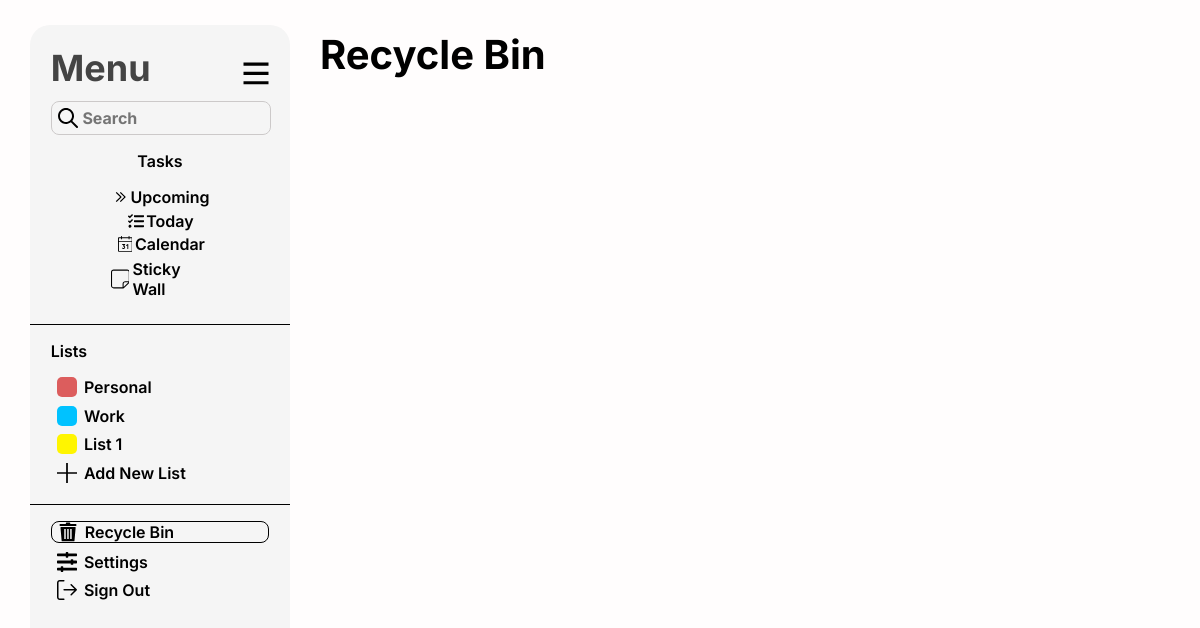
Before: /index/todo_page/RecycleBin with the older database file.
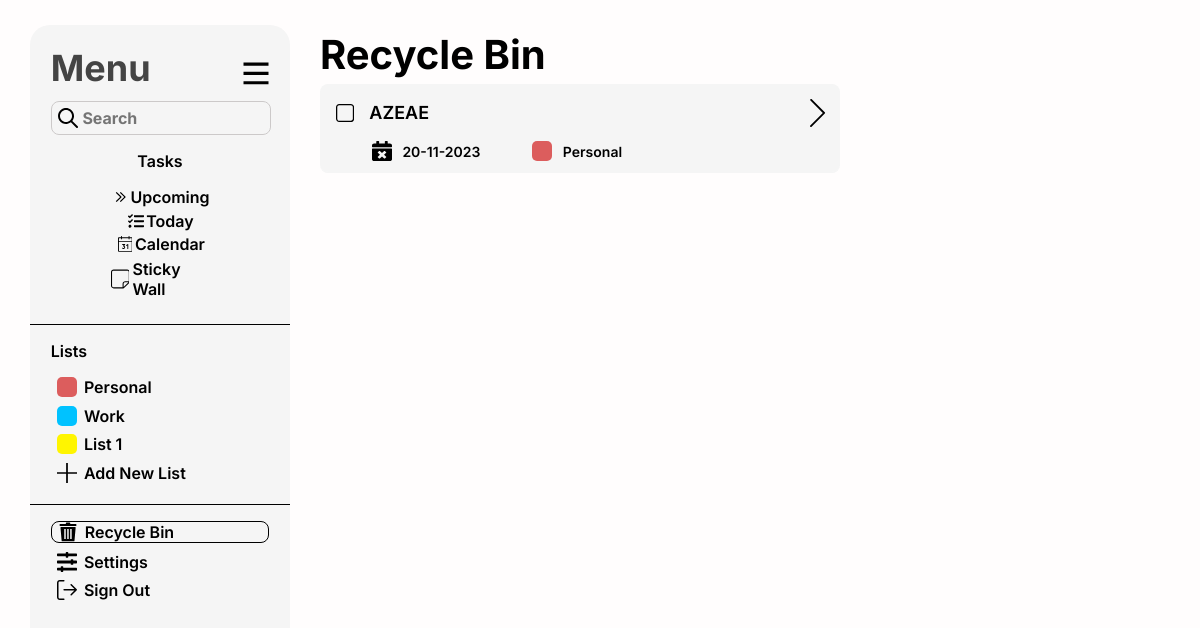
After: the same page with the newer database file.
### playground/models.py (models this page shows, shortened)
class DeletedTask(models.Model):
    original_task = models.OneToOneField(Todo, on_delete=models.CASCADE, primary_key=True)
    deletion_date = models.DateTimeField(auto_now_add=True)

class Todo(models.Model):
    date_created = models.DateField()
    due_date = models.DateField(default='0000-00-00')
    task_Text = models.CharField(max_length=50)
    task_Descr = models.CharField(default='Default Decription',max_length=150)
    task_List = models.CharField(default='List 1', max_length=10)
    task_Progress = models.CharField(default='Incomplete',max_length=15)
    isDone = models.BooleanField(default=False)
    is_in_recycle_bin = models.BooleanField(default=False)

### playground/views.py (the view)
# urls.py: path('index/todo_page/RecycleBin', views.view_RecycleBin, name="RecycleBin_page"),
def view_RecycleBin(request):
    Recycled_Tasks = DeletedTask.objects.all()
    return render(request, 'RecycleBin.html',{'Recycled_Tasks':Recycled_Tasks})

### playground/templates/RecycleBin.html (shortened to what this page needs)
{% extends 'base_layout.html' %}
{% load static %}
{% block Selected_RecycleBin %}id="Selected"{% endblock %}
{% block Active %}
      <div class="Active">
        <h1 class="Title">Recycle Bin</h1>
        <div class="Upcoming-Tasks">
          {% for task in Recycled_Tasks %}
          <div class="Upcoming-Task" id="Upcoming-Task" task_id="{{task.pk}}">
            <div class="taskFrow">
              {% if task.original_task.isDone %}
              <svg id="isDone-Icon" class="isDone-Icon" task_id="{{task.pk}}" xmlns="http://www.w3.org/2000/svg" width="20" height="20" viewBox="0 0 20 20" fill="none">
                  <path d="M3.53811 0C1.59417 0 0 1.58715 0 3.54143L0 16.4586C0 18.4129 1.59417 20 3.53811 20H16.4619C18.4058 20 20 18.4129 20 16.4586V3.54143C20 1.58715 18.4058 0 16.4619 0L3.53811 0ZM3.53811 1.42286H16.4619C17.6569 1.42286 18.5884 2.35715 18.5884 3.54143V16.4586C18.5884 17.6429 17.6569 18.5771 16.4619 18.5771H3.53811C3.25981 18.5819 2.9834 18.5305 2.72503 18.4261C2.46665 18.3217 2.23151 18.1662 2.03344 17.9689C1.83538 17.7716 1.67843 17.5364 1.57164 17.277C1.46485 17.0177 1.41043 16.7394 1.4116 16.4586V3.54143C1.4116 2.35715 2.34315 1.42286 3.53811 1.42286Z" fill="#9EFF00"/>
                  <path d="M8.01851 14.6496L4.17326 10.8044C3.94225 10.5734 3.94225 10.1988 4.17326 9.96776L5.00986 9.13114C5.24087 8.9001 5.61546 8.9001 5.84647 9.13114L8.43682 11.7215L13.985 6.17326C14.2161 5.94225 14.5906 5.94225 14.8217 6.17326L15.6583 7.00988C15.8893 7.24089 15.8893 7.61546 15.6583 7.8465L8.85513 14.6496C8.62409 14.8807 8.24952 14.8807 8.01851 14.6496Z" fill="#9EFF00"/>
              </svg>
              {% else %}
              <svg id="isDone-Icon" class="isDone-Icon" task_id="{{task.pk}}" xmlns="http://www.w3.org/2000/svg" width="20" height="20" viewBox="0 0 20 20" fill="none">
                <path d="M3.53811 0C1.59417 0 0 1.58715 0 3.54143L0 16.4586C0 18.4129 1.59417 20 3.53811 20H16.4619C18.4058 20 20 18.4129 20 16.4586V3.54143C20 1.58715 18.4058 0 16.4619 0L3.53811 0ZM3.53811 1.42286H16.4619C17.6569 1.42286 18.5884 2.35715 18.5884 3.54143V16.4586C18.5884 17.6429 17.6569 18.5771 16.4619 18.5771H3.53811C3.25981 18.5819 2.9834 18.5305 2.72503 18.4261C2.46665 18.3217 2.23151 18.1662 2.03344 17.9689C1.83538 17.7716 1.67843 17.5364 1.57164 17.277C1.46485 17.0177 1.41043 16.7394 1.4116 16.4586V3.54143C1.4116 2.35715 2.34315 1.42286 3.53811 1.42286Z" />
              </svg>
              {% endif %}
              <div class="task_txt_div" data-task-id="{{task.pk}}">
                <p class="task-txt" style="font-size: 18px;">{{ task.original_task.task_Text }}</p>
              </div>
            </div>
              <div class="infoSup-div">
                <p class="infoSup-txts">{{ task.original_task.due_date|date:'d-m-Y' }}</p>
                  <div class="infoSup-Icons" style="width: 20px;height: 20px;border-radius: 5px;background: #00C2FF;"></div>
                  <p class="infoSup-txts">{{ task.original_task.task_List }}</p>
              </div>
          </div>
          {% endfor %}
        </div>
      </div>
{% endblock %}

Changed rows visible on the page:
added DeletedTask: original_task.task_Text "AZEAE", original_task.due_date "20-11-2023", original_task.task_List "Personal"
